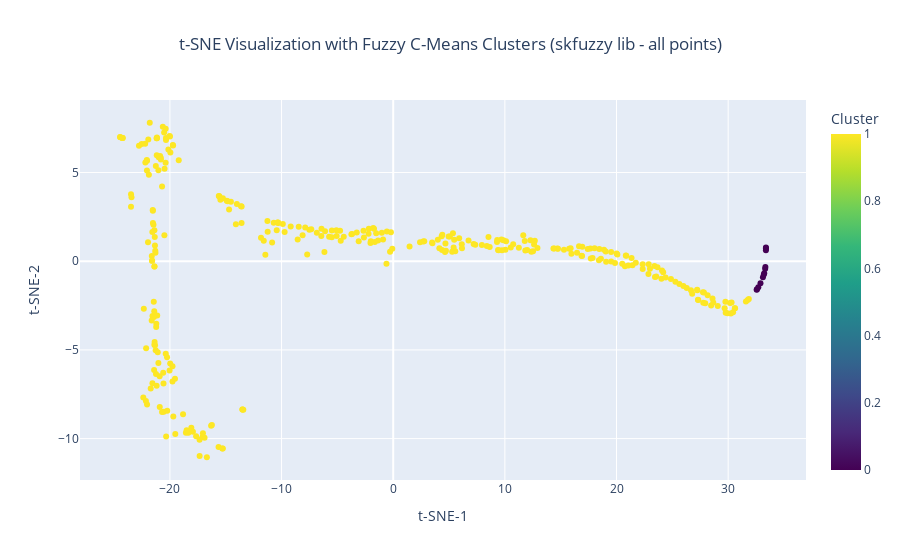

Notebook source saved alongside this figure:
### Code cell
# Step 5: Add country codes to the DataFrame
results_df["Country Code"] = results_df["Country"].map(country_codes)

# Ensure the "Cluster" column is treated as categorical
aggregated_df["Cluster"] = aggregated_df["Cluster"].astype(str)

# Define custom colors for each cluster
cluster_colors = {
    "0": "blue",  # Color for Cluster 0
    "1": "red",   # Color for Cluster 1
    "2": "green", # Color for Cluster 2 (if you have more clusters)
    # Add more colors as needed
}

# Step 6: Original Plotting (with repeated points)
fig_original = px.scatter(results_df, x="TSNE-1", y="TSNE-2", color="Cluster",
                          hover_data=["Country Code", "Raised"],
                          title="t-SNE Visualization with Fuzzy C-Means Clusters (skfuzzy lib - all points)",
                          labels={"TSNE-1": "t-SNE-1", "TSNE-2": "t-SNE-2", "Cluster": "Cluster"},
                          color_continuous_scale=px.colors.sequential.Viridis)

fig_original.update_traces(marker=dict(size=12, line=dict(width=2, color='DarkSlateGrey')),
                           selector=dict(mode='markers+text'))

fig_original.update_layout(legend_title_text='Cluster',
                           xaxis_title="t-SNE-1",
                           yaxis_title="t-SNE-2",
                           title_x=0.5)

fig_original.show()

### Figure 1 — Plotly figure (JSON) as saved in the notebook; plotly's stock layout.template omitted (floating-point values rounded to 4 significant figures; data arrays with more than 128 entries replaced by an {"elided": "..."} marker saying what was removed)
{"data": [{"customdata": {"elided": "339x2 mixed values"}, "hovertemplate": "t-SNE-1=%{x}<br>t-SNE-2=%{y}<br>Country Code=%{customdata[0]}<br>Raised=%{customdata[1]}<br>Cluster=%{marker.color}<extra></extra>", "legendgroup": "", "marker": {"color": {"elided": "339 int values"}, "coloraxis": "coloraxis", "symbol": "circle"}, "mode": "markers", "name": "", "orientation": "v", "showlegend": false, "type": "scatter", "x": {"elided": "339 float values"}, "xaxis": "x", "y": {"elided": "339 float values"}, "yaxis": "y"}], "layout": {"autosize": true, "coloraxis": {"colorbar": {"title": {"text": "Cluster"}}, "colorscale": [[0, "#440154"], [0.1111, "#482878"], [0.2222, "#3e4989"], [0.3333, "#31688e"], [0.4444, "#26828e"], [0.5556, "#1f9e89"], [0.6667, "#35b779"], [0.7778, "#6ece58"], [0.8889, "#b5de2b"], [1, "#fde725"]]}, "legend": {"title": {"text": "Cluster"}, "tracegroupgap": 0}, "title": {"text": "t-SNE Visualization with Fuzzy C-Means Clusters (skfuzzy lib - all points)", "x": 0.5}, "xaxis": {"anchor": "y", "autorange": true, "domain": [0, 1], "range": [-28.1, 37.01], "title": {"text": "t-SNE-1"}, "type": "linear"}, "yaxis": {"anchor": "x", "autorange": true, "domain": [0, 1], "range": [-12.61, 9.359], "title": {"text": "t-SNE-2"}, "type": "linear"}}}
